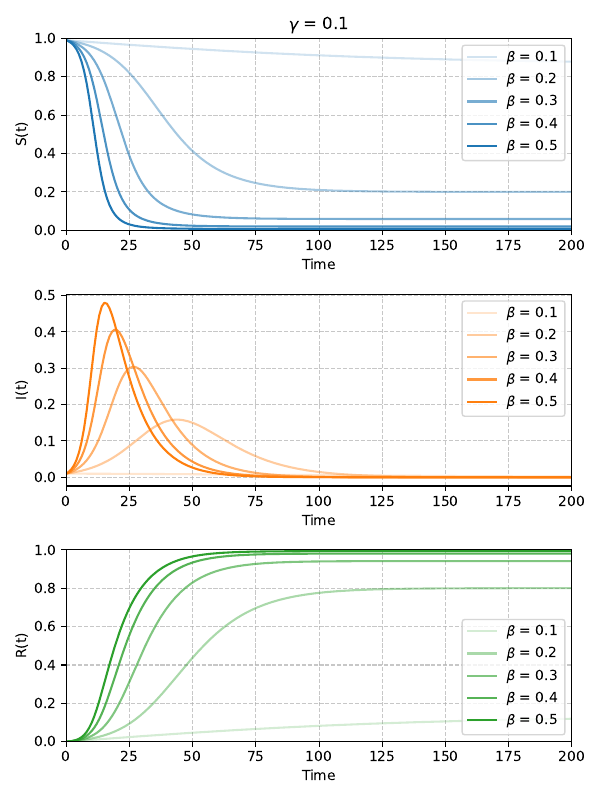

Generate this figure with Python:
import numpy as np
import matplotlib.pyplot as plt
from scipy.integrate import odeint
from matplotlib.backends.backend_pdf import PdfPages

def val_to_alpha(a, b, val, alpha_min=0.2, alpha_max=1):
    return (val - a) / (b - a) * (alpha_max - alpha_min) + alpha_min

def SIR(y, _, beta, gamma):
    S, I, _ = y
    dSdt = -beta*S*I
    dIdt = beta*S*I - gamma*I
    dRdt = gamma*I
    return [dSdt, dIdt, dRdt]

y0 = [0.99, 0.01, 0.0]
t = np.linspace(0, 200, 200)

for gamma in np.linspace(0.1, 0.5, 5):
    plt.figure(figsize=(6, 8))
    for beta in np.linspace(0.1, 0.5, 5):
        sol = odeint(SIR, y0, t, args=(beta, gamma))

        alpha = val_to_alpha(0.1, 0.5, beta)
        plt.subplot(311)
        plt.plot(t, sol[:, 0], color='C0', alpha=alpha, label=rf'$\beta$ = {beta:.2}')
        plt.subplot(312)
        plt.plot(t, sol[:, 1], color='C1', alpha=alpha, label=rf'$\beta$ = {beta:.2}')
        plt.subplot(313)
        plt.plot(t, sol[:, 2], color='C2', alpha=alpha, label=rf'$\beta$ = {beta:.2}')

    plt.subplot(311)
    plt.xlabel('Time')
    plt.ylabel('S(t)')
    plt.xlim(0, 200)
    plt.ylim(0, 1)
    plt.grid(linestyle='--', alpha=0.7)
    plt.legend(loc='upper right')
    plt.title(rf'$\gamma$ = {gamma:.2}')

    plt.subplot(312)
    plt.xlabel('Time')
    plt.ylabel('I(t)')
    plt.xlim(0, 200)
    plt.legend(loc='upper right')
    plt.grid(linestyle='--', alpha=0.7)

    plt.subplot(313)
    plt.xlabel('Time')
    plt.ylabel('R(t)')
    plt.xlim(0, 200)
    plt.ylim(0, 1)
    plt.legend(loc='lower right')
    plt.grid(linestyle='--', alpha=0.7)


    plt.tight_layout()


with PdfPages('p07.pdf') as pdf:
    for i in plt.get_fignums():
        pdf.savefig(plt.figure(i))
    plt.close()
